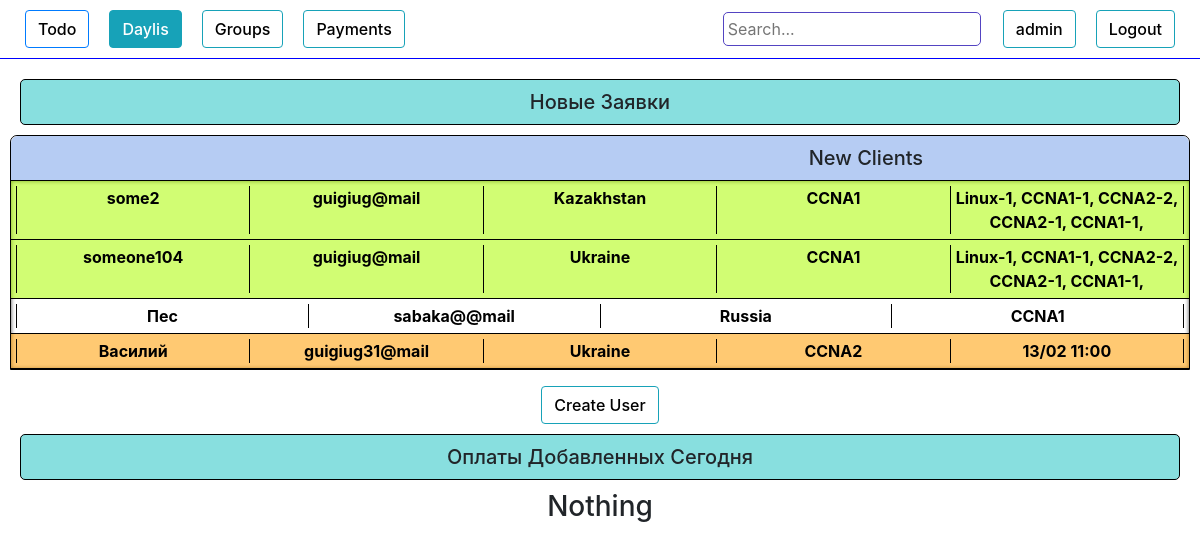
Before: /staff/ (signed in) with the older database file.
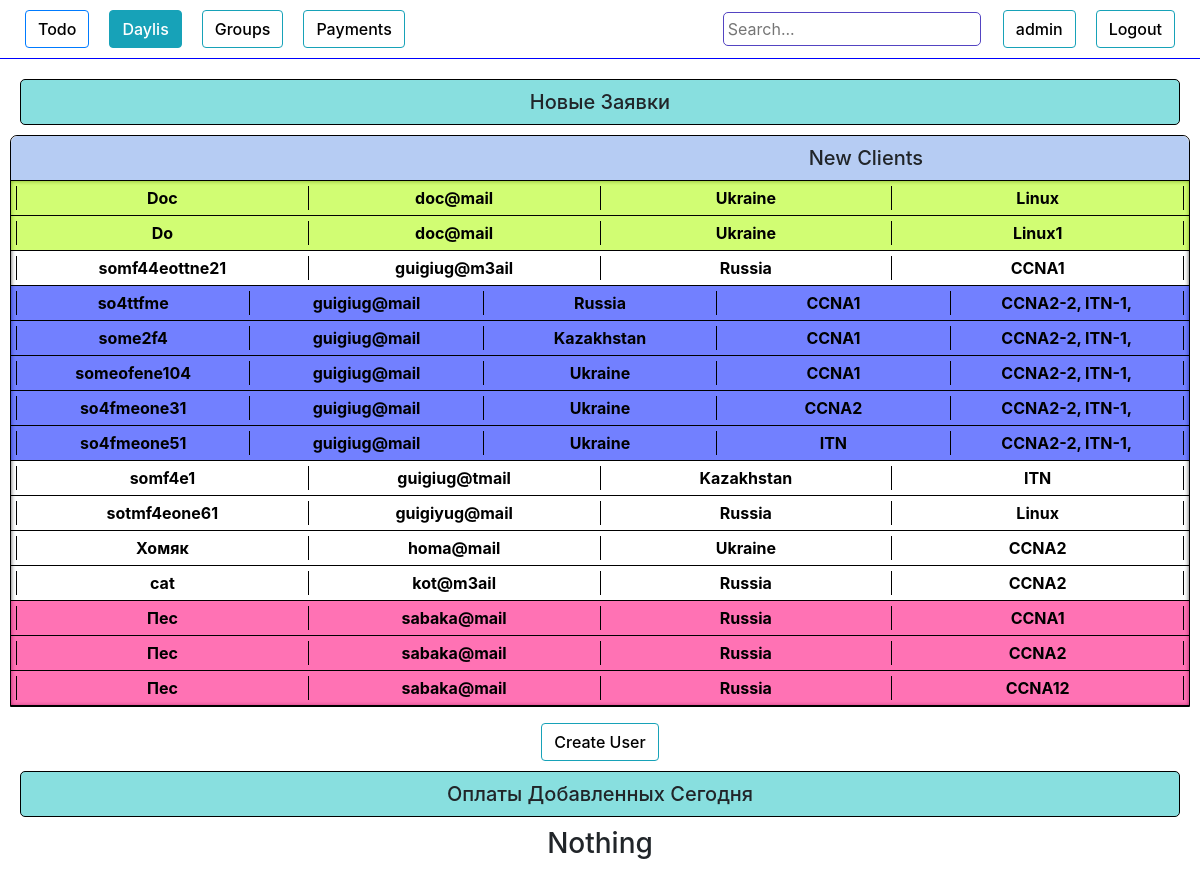
After: the same page with the newer database file.
### authorization/models.py (models this page shows, shortened)
class Daily(models.Model):
    request_date    = models.DateTimeField(blank=True, null=True)
    name            = models.CharField(max_length=100, blank=True)
    phone           = models.CharField(max_length=100, blank=True)
    email           = models.CharField(max_length=100, blank=True)
    course          = models.ForeignKey(Course, on_delete=models.DO_NOTHING)
    country         = models.CharField(max_length=100, blank=True)
    university      = models.CharField(max_length=100, blank=True)
    work            = models.CharField(max_length=100, blank=True)
    where_from      = models.CharField(max_length=100, blank=True)
    ip              = models.CharField(max_length=100, blank=True)
    currency        = models.CharField(max_length=100, blank=True)
    course_price    = models.IntegerField(blank=True,  default=0)
    comments        = models.TextField(blank=True)
    wishes          = models.TextField(blank=True)
    callback_time   = models.DateTimeField(blank=True, null=True)
    group           = models.ForeignKey(Group, on_delete=models.DO_NOTHING, null=True, blank=True)
    request_status  = models.CharField(max_length=100, blank=True)
    need_confirm  = models.BooleanField(blank=True, null=True)
    payment_history = models.TextField(blank=True)
    total_payment   = models.IntegerField(blank=True, default=0)
    payment_source  = models.CharField(max_length=100, blank=True)
    obligation      = models.IntegerField(blank=True, null=True, default=0)
    def is_not_called(self):
        if self.request_status != 'оплачено частично' and self.request_status != 'ожидаем оплату' and self.request_status != 'отказ' and self.request_status != 'оплачено' and self.request_status != 'перемещен в группы':
            return True
        else:
            return False
    def call_status(self):
        if self.request_status != 'перезвонить':
            return False
        else :
            return True
    def is_allready_in(self):
        obj = People.objects.filter(email = self.email)
        l = []
        if obj:
            for i in obj:
                l.append(i.group)
            return l
        else:
            return False

class Course(models.Model):
    name     = models.CharField(max_length=100, blank=True)
    price    = JSONField(blank=True, null=True)
    def __str__(self):
        return self.name

class Group(models.Model):
    name            = models.CharField(max_length=100, blank=True)
    created_date    = models.DateTimeField(blank=True, null=True)
    course          = models.ForeignKey(Course, on_delete=models.DO_NOTHING, null=True)
    active          = models.BooleanField(default=True)
    time_start      = models.DateTimeField(blank=True, null=True)
    time_end        = models.DateTimeField(blank=True, null=True)
    def __str__(self):
        return self.name

### authorization/views.py (the view)
# urls.py: path('staff/', views.staff, name='staff'),
@login_required
def staff(request):
    if request.method == 'POST':
        n_form = UserUpdateForm(request.POST, instance=request.user)
        if n_form.is_valid():
            n_form.save()
            messages.success(request, f'Data has been updated!')
            return redirect('staff')
        else:
            messages.warning(request, f'Something wrong, maybe this name is allready taken')
            return redirect('staff')
    else:
        n_form = UserUpdateForm(instance=request.user)
        list_items = Daily.objects.order_by('callback_time', 'email', 'course')
        table_status = False
        for item in list_items:
            if item.is_not_called():
                table_status = True
        list_payments = People.objects.filter(add_date__contains = date.today()).order_by('request_status')
        context = {
        "n_form":n_form,
        "list_items":list_items,
        "table_status":table_status,
        "list_payments":list_payments,
        }
        return render(request,"staff.html",context)

### authorization/forms.py
class UserUpdateForm(forms.ModelForm):
    class Meta:
        model = User
        fields = ['username',]

### authorization/templates/staff.html (shortened to what the changed rows need)
{% load crispy_forms_tags %}
<!DOCTYPE html>
<html lang="en">
<head>
    <link rel="stylesheet" href="https://stackpath.bootstrapcdn.com/bootstrap/4.4.1/css/bootstrap.min.css"> {% load staticfiles %}
    <link rel="stylesheet" href="{% static 'style.css' %}" type="text/css">
</head>
<body>
    <div class="content ">
        <div class="new_tables">
            {% if list_items %} {% if table_status %}
            <div class="table show" id="new_tables">
                <div class="table_content show" id='table_content'>
                    {% for item in list_items %} {% if item.is_not_called %}
                    <div class="item {% if item.call_status %} call_status {% endif %}" id="{{item.email}}">
                        <a class="it-a" href="{% url 'item_info_update' item.id %}" target="_blank" onClick="popupWin = window.open(this.href, 'Window', 'location,width=1060,height=710,top=50,left=300'); popupWin.focus(); return false;">
                            <div class="item_header" data-toggle="collapse" data-target="#item_description" {% if item.call_status %} style="background-color: rgba(255, 157, 0, 0.554);" {% endif %}>
                                <table class="item_info_table" style="width:100%">
                                    <tr>
                                        <th>
                                            <div class="name">{{item.name}}</div>
                                        </th>
                                        <th>
                                            <div class="phone">{{item.email}}</div>
                                        </th>
                                        <th>
                                            <div class="country">{{item.country}}</div>
                                        </th>
                                        <th>
                                            <div class="country">{{item.course}}</div>
                                        </th>
                                        {% if item.is_allready_in %}
                                        <th>
                                            <div class="country">
                                                {% for i in item.is_allready_in %}
                                                    {{i}},
                                                {% endfor %}
                                            </div>
                                        </th>
                                        {% endif %}
                                        {% if item.callback_time %}
                                        <th>
                                            <div class="callback_time">{{ item.callback_time|date:"d/m H:i" }}</div>
                                        </th>{% endif %}
                                    </tr>
                                </table>
                            </div>
                        </a>
                    </div>
                    {% endif %} {% endfor %}
                </div>
            </div>
            {% else %}
            <h3 style="text-align: center;">All done</h3>
            {% endif %} {% else %}
            <h3 style="text-align: center;">Still no tables or something wrong</h3>
            {% endif %}
        </div>
    </div>
</body>
</html>

Changed rows visible on the page:
removed Daily: name "some2", email "guigiug@mail", country "Kazakhstan", course "CCNA1", Group (name "CCNA2-2")
no longer on this page (row unchanged): Group: name "Linux-1"
no longer on this page (row unchanged): Group: name "CCNA1-1"
no longer on this page (row unchanged): Group: name "CCNA2-1"
removed Daily: name "someone104", email "guigiug@mail", country "Ukraine", course "CCNA1", Group (name "CCNA2-2")
removed Daily: name "Пес", email "sabaka@@mail", country "Russia", course "CCNA1"
removed Daily: name "Василий", email "guigiug31@mail", country "Ukraine", course "CCNA2", callback_time "13/02 11:00", request_status "перезвонить" (drawn)
added Daily: name "Doc", email "doc@mail", country "Ukraine", course "Linux"
added Daily: name "Do", email "doc@mail", country "Ukraine", course "Linux1"
added Daily: name "somf44eottne21", email "guigiug@m3ail", country "Russia", course "CCNA1"
added Daily: name "so4ttfme", email "guigiug@mail", country "Russia", course "CCNA1", Group (name "CCNA2-2")
now on this page (row unchanged): Group: name "ITN-1"
added Daily: name "some2f4", email "guigiug@mail", country "Kazakhstan", course "CCNA1", Group (name "CCNA2-2")
added Daily: name "someofene104", email "guigiug@mail", country "Ukraine", course "CCNA1", Group (name "CCNA2-2")
added Daily: name "so4fmeone31", email "guigiug@mail", country "Ukraine", course "CCNA2", Group (name "CCNA2-2")
added Daily: name "so4fmeone51", email "guigiug@mail", country "Ukraine", course "ITN", Group (name "CCNA2-2")
added Daily: name "somf4e1", email "guigiug@tmail", country "Kazakhstan", course "ITN"
added Daily: name "sotmf4eone61", email "guigiyug@mail", country "Russia", course "Linux"
added Daily: name "Хомяк", email "homa@mail", country "Ukraine", course "CCNA2"
added Daily: name "cat", email "kot@m3ail", country "Russia", course "CCNA2"
added Daily: name "Пес", email "sabaka@mail", country "Russia", course "CCNA1"
added Daily: name "Пес", email "sabaka@mail", country "Russia", course "CCNA2"
added Daily: name "Пес", email "sabaka@mail", country "Russia", course "CCNA12"
